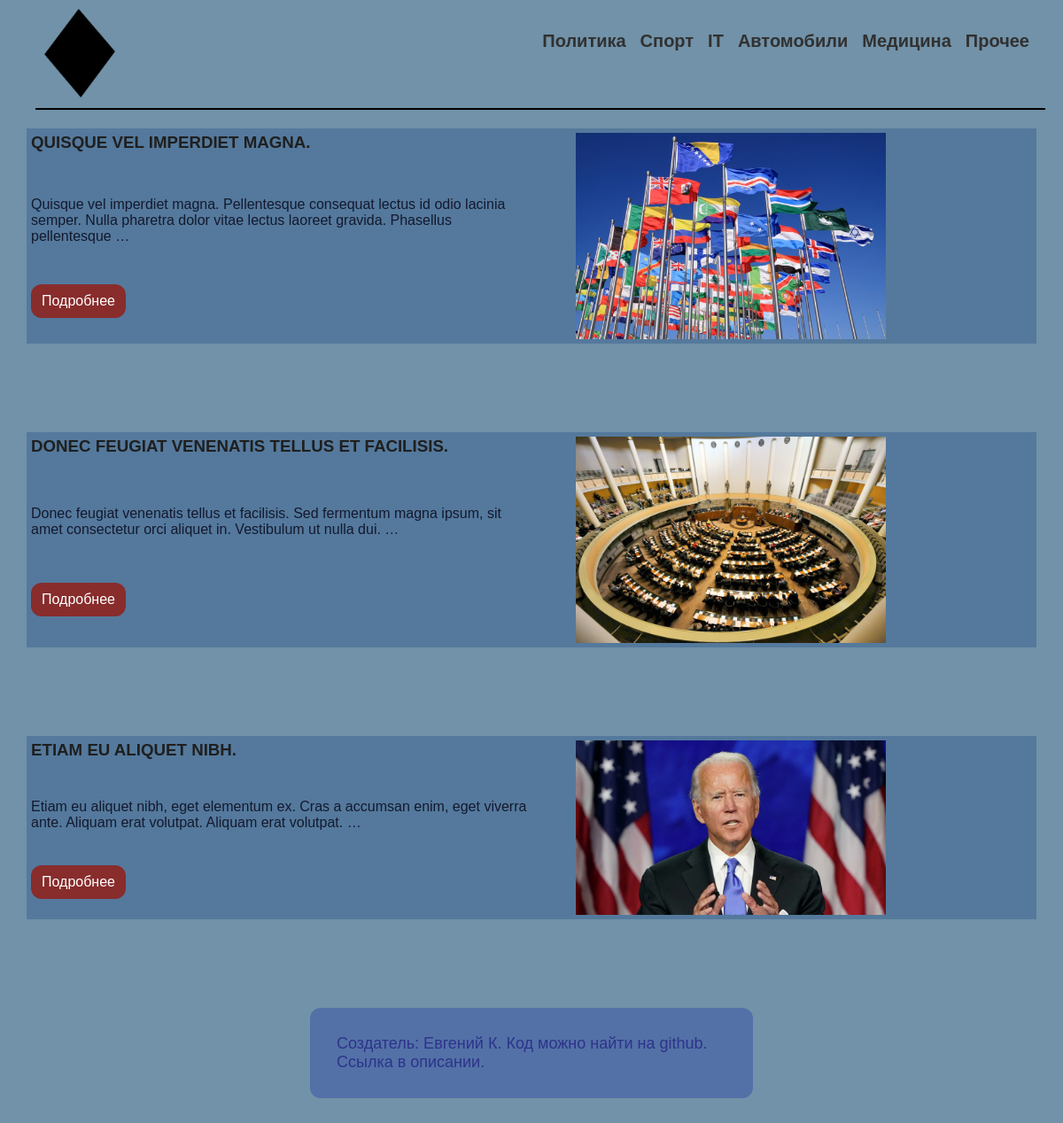
The page /politic/ on the database its author committed.
### main/models.py (models this page shows, shortened)
class Categories(models.Model):
    cat_title = models.CharField(max_length=30)
    def __str__(self):
        return self.cat_title

class News(models.Model):
    category = models.ForeignKey(Categories, on_delete=models.CASCADE)
    news_title = models.CharField(max_length=250)
    news_content = models.TextField(blank=True)
    news_create = models.DateField(auto_now_add=True)
    news_update = models.DateField(auto_now=True)
    news_image = models.ImageField(upload_to=f"photos/%Y/%m/%d/")

### main/views.py (the view)
# urls.py: path('politic/', views.politic, name='Политика'),
def politic(request):
    title = 'Вести. Политика'
    pol = News.objects.filter(category_id=1)
    model = Categories.objects.all()
    return render(request, 'main/categories/politic.html', {'title': title, 'pol': pol, 'model': model})

### main/templates/main/categories/politic.html
{% extends 'main/base.html' %}
{% block content %}
<div class="body__container">
    {% include 'main/includes/header.html' %}
    <main>
        {% for p in pol %}
        <div class="main__block-content">
            <div class="title"><h3>{{ p.news_title|upper }}</h3></div>
            <div class="content"><p>{{ p.news_content|truncatewords:20 }}</p></div>
            <div class="image"><img src="/media/{{ p.news_image }}" alt="{{ p.news_title }}">
            </div>
            <div class="btn__con"><a href="{% url 'about' p.pk %}" class="btn">Подробнее</a></div>
        </div>
        {% endfor %}
    </main>
</div>
{% endblock %}

### main/templates/main/base.html (shortened to what this page needs)
{% load static %}
<!DOCTYPE html>
<html lang="en">
<head>
    <link rel="stylesheet" href="{% static 'main/css/style.css' %}">
</head>
<body>
    {% block content %}
    {% endblock %}
    <footer>
        <div class="f__con">
            <p>Создатель: Евгений К. Код можно найти на github. Ссылка в описании.</p>
        </div>
    </footer>
</body>
</html>

### main/templates/main/includes/header.html
{% block content %}
{% load static %}
<header>
    <div class="main__menu">
        <ul>
            {% for cat in model %}
            <li><a href="{% url cat.cat_title %}">{{ cat }}</a></li>
            {% endfor %}
        </ul>
    </div>
    <div class="logo">
        <a href="{% url 'main' %}"><img src="{% static 'main/logos/logo.png' %}" alt="1"></a>
</header>
{% endblock %}

### main/static/main/css/style.css (style rules this page uses)
*, *::after, *::before { margin: 0; padding: 0; border: 0; box-sizing: border-box; text-decoration: none; list-style: none; font-family: "Gill Sans", "Gill Sans MT", Calibri, "Trebuchet MS", sans-serif; }
body { width: 100%; background-color: rgb(113, 146, 168); }
.body__container { max-width: 1140px; margin: 0 auto; }
header { width: 100%; height: 120px; position: relative; }
header .main__menu { position: absolute; right: 0; height: 80px; }
header .main__menu ul { display: flex; justify-content: space-between; margin-top: 25px; }
header .main__menu ul li a { margin: 8px; color: rgb(49, 49, 49); font-size: 20px; font-weight: 600; transition: all 0.5s ease 0s; }
header .logo img { width: 100px; height: 100px; display: block; }
header .logo { margin: 10px; }
.logo::after { content: ""; height: 2px; width: 100%; background-color: black; position: absolute; margin-top: 12px; }
.main__block-content { display: grid; grid-template-areas: "header sidebar" "content sidebar" "bot sidebar"; grid-template-columns: 50% 50%; grid-template-rows: auto; margin: 15px 0px 100px 0px; background-color: rgba(46, 89, 139, 0.438); padding: 5px; }
.title { grid-area: header; margin-bottom: 25px; color: rgb(31, 31, 31); }
.content { grid-area: content; color: rgb(20, 25, 47); margin-bottom: 20px; }
.image { grid-area: sidebar; margin-left: 50px; }
.image img { display: block; max-width: 350px; }
.btn__con { grid-area: bot; }
.btn { color: white; border-radius: 12px; padding: 10px 12px; background-color: rgb(136, 44, 44); display: inline-block; }
footer { max-width: 1140px; margin: 0 auto; min-height: 150px; margin-top: 60px; }
.f__con { margin: 0 auto; width: 500px; }
.f__con p { color: rgb(45, 51, 138); font-size: 18px; padding: 30px; font-family:'Lucida Sans', 'Lucida Sans Regular', 'Lucida Grande', 'Lucida Sans Unicode', Geneva, Verdana, sans-serif; background-color: rgba(62, 90, 168, 0.582); border-radius: 12px; }

### rows shown on the page
Categories: cat_title "Политика"
Categories: cat_title "Спорт"
Categories: cat_title "IT"
Categories: cat_title "Автомобили"
Categories: cat_title "Медицина"
Categories: cat_title "Прочее"
News: news_title "QUISQUE VEL IMPERDIET MAGNA.", news_content "Quisque vel imperdiet magna. Pellentesque consequat lectus id odio lacinia semper. Nulla pharetra dolor vitae lectus laoreet gravida. Phasellus pellentesque …", news_image (picture)
News: news_title "DONEC FEUGIAT VENENATIS TELLUS ET FACILISIS.", news_content "Donec feugiat venenatis tellus et facilisis. Sed fermentum magna ipsum, sit amet consectetur orci aliquet in. Vestibulum ut nulla dui. …", news_image (picture)
News: news_title "ETIAM EU ALIQUET NIBH.", news_content "Etiam eu aliquet nibh, eget elementum ex. Cras a accumsan enim, eget viverra ante. Aliquam erat volutpat. Aliquam erat volutpat. …", news_image (picture)
